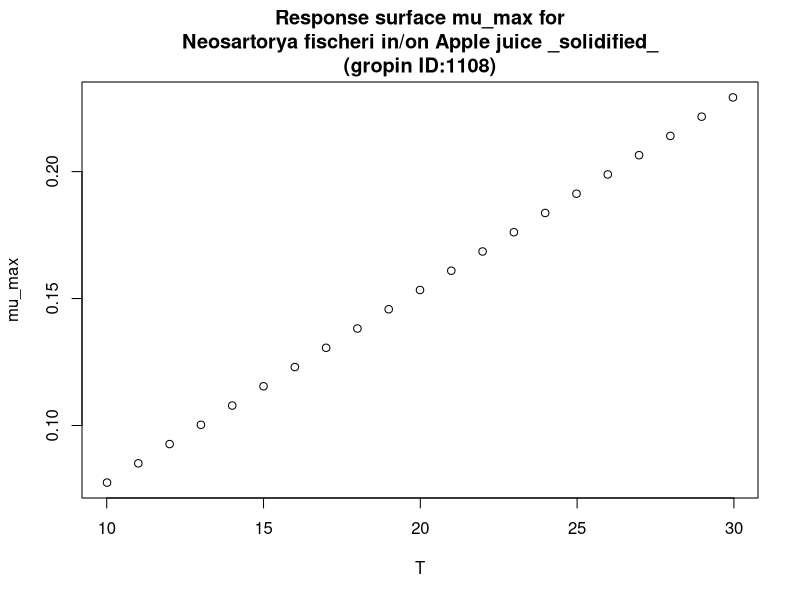

Recreate this plot in R.
#############################
# start of Parameter script
#############################
T <- seq(10.01,29.97002997003,length.out=21)
#############################
# end of Parameter script
#############################
############################# 
# start of Model script Gropin ID 1108 
#############################
 
# constant coefficients for this model
 
variables <- data.frame(T)
argumentsPar <- expand.grid(variables)
 
# heart of the model
response_surface <- function(T) {
   mumax <-0.0076*(T+0.19)

return(mumax=mumax)
} 

# output parameters
mumax <- cbind(argumentsPar,response_surface(argumentsPar['T']))
colnames(mumax) <- c(colnames(argumentsPar),'mumax')
#############################
# End of Model script
#############################
############################# 
# start of Visualisation script Gropin ID 1108 
#############################
plot(T,mumax$mumax,
                          xlab='T',
                          ylab='mu_max',main='Response surface mu_max for
Neosartorya fischeri in/on Apple juice _solidified_
(gropin ID:1108)')
#############################
# End of Visualisation script
#############################
